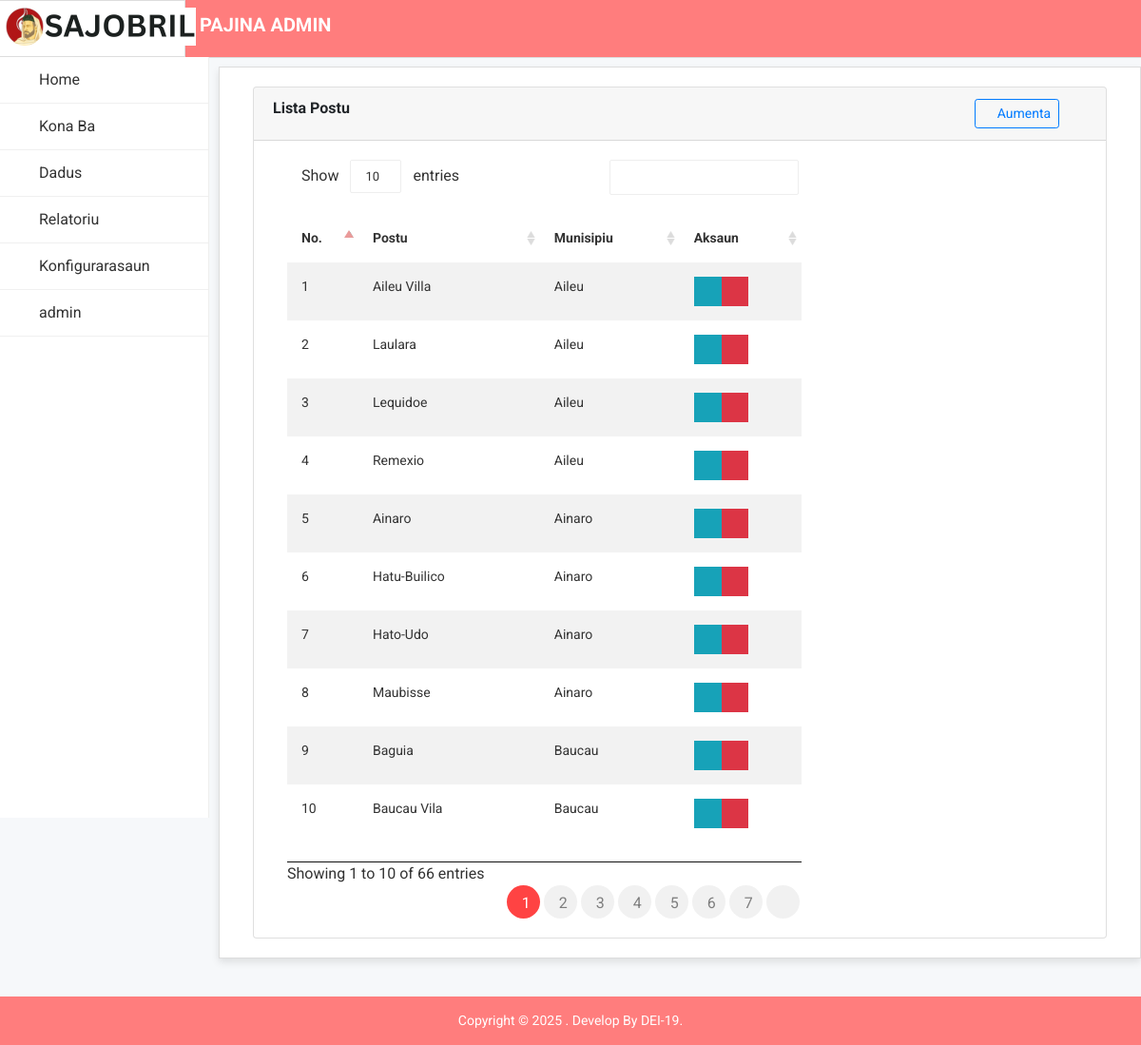
/dadus-custom/Lista-Postu/ (signed in), run on the app's committed database.
### custom/models.py (models this page shows, shortened)
class AdministrativePost(models.Model):
	municipality = models.ForeignKey(Municipality, on_delete=models.CASCADE, null=True)
	name = models.CharField(max_length=100)

class Municipality(models.Model):
	code = models.CharField(max_length=5, null=True, blank = True)
	name = models.CharField(max_length=100)
	hckey = models.CharField(max_length=32, null=True ,  blank = True)

### users/decorators.py (the view)
		def wrapper_func(request, *args, **kwargs):
			group = None
			if request.user.groups.exists():
				group = request.user.groups.all()[0].name
			if group in allowed_roles:
				return view_func(request, *args, **kwargs)
			else:
				return render(request, 'auth/404.html')

### custom/views.py (called while the page is built)
@login_required()
@allowed_users(allowed_roles=['admin'])
def listaPostu(request):
	group = request.user.groups.all()[0].name
	postu = AdministrativePost.objects.all()
	context = {
		'konf':"in active",
		'konfAct':"active",
		"group":group,
		'postuActive':"active",
		'page':"list",
		'postu':postu,
		'title':"Lista Postu",
	}
	return render(request,'postu.html',context)

### custom/templates/postu.html (shortened to what this page needs)
{% extends "main/layout1.html" %}
{% load static %}
{% load crispy_forms_tags %}
{% block head_link %}
<link rel="stylesheet" href="{% static 'notica/css/wave/button.css' %}">
<link rel="stylesheet" href="{% static 'notica/css/jquery.dataTables.min.css' %}">
{% endblock head_link %}
{% block contents %}
<div class="container">
  {% if page == "list" %}
  <div class="card">
    <div class="card-header h6 font-weight-bold">
      <div class="row">
        <div class="col-10">Lista Postu</div>
        <div class="col-2"><a href="{% url 'addPostu' %}" class="btn btn-sm btn-outline-primary text-primary"><i
              class="fa fa-plus"></i> Aumenta</a>
        </div>
      </div>
    </div>
    <div class="card-body">
      <div class="col-8">
        <div class="table-responsive">
          <table class="table table-striped" id="data-table-basic">
            <thead>
              <tr>
                <th>No.</th>
                <th>Postu</th>
                <th>Munisipiu</th>
                <th>Aksaun</th>
              </tr>
            </thead>
            <tbody>
              {% for data in postu %}
              <tr>
                <td scope="row"> {{forloop.counter}} </td>
                <td>{{data.name}}</td>
                <td>{{data.municipality.name}}</td>
                <td>
                  <div class="d-flex">
                    <a href="{% url 'updatePostu' data.id %}" class="btn rounded-0 btn-sm btn-info"
                      title="Update Aldeia"><i class="fa fa-pencil"></i></a>
                    <button type="button" data-toggle="modal" data-target="#delete-{{data.id}}"
                      class="btn rounded-0 btn-sm btn-danger" title="Hamoos Adeia"><i class="fa fa-trash"></i></button>
                  </div>
                </td>
              </tr>
              {% endfor %}
            </tbody>
          </table>
        </div>
      </div>
    </div>
  </div>
</div>
{% endif %}
{% endblock contents %}

### main/templates/main/layout1.html (shortened to what this page needs)
{% load static %}
{% include 'main/head.html' %}
{% block head_link %} {% endblock head_link %}
<link rel="stylesheet" href="{% static 'notica/css/main.css' %}">
<link rel="stylesheet" href="{% static 'notica/style.css' %}">
<link rel="stylesheet" href="{% static 'notica/css/responsive.css' %}">
</head>
{% include 'main/header.html' %}
{% if user.is_authenticated %}
    {% if user.groups.all.0.name == 'Director' %}
        {% include 'main/nav.html' %}
    {% elif user.groups.all.0.name == 'Secretario' %}
        {% include 'main/navSec.html' %}
    {% elif user.groups.all.0.name == 'kurikulum' %}
        {% include 'main/nav.html' %}
    {% elif user.groups.all.0.name == 'admin' %}
        {% include 'main/nav.html' %}
    {% elif user.groups.all.0.name == 'estudante' %}
        {% include 'main/navest.html' %}
    {% elif user.groups.all.0.name == 'professor' %}
        {% include 'main/navProf.html' %}
    {% endif %}
{% endif %}
<div class="main-content">
{% block contents %} {% endblock contents %}
</div>
{% include 'main/footer.html' %}
</body>
</html>

### main/templates/main/head.html (shortened to what this page needs)
{% load static %}
<!doctype html>
<html class="no-js" lang="">
<head>
    <link rel="stylesheet" href="{% static 'bootstrap/bootstrap.min.css' %}">
    <link rel="stylesheet" href="{% static 'notica/css/font-awesome.min.css' %}">
    <link rel="stylesheet" href="{% static 'notica/css/owl.carousel.css' %}">
    <link rel="stylesheet" href="{% static 'notica/css/owl.theme.css' %}">
    <link rel="stylesheet" href="{% static 'notica/css/owl.transitions.css' %}">
    <link rel="stylesheet" href="{% static 'notica/css/meanmenu/meanmenu.min.css' %}">
    <link rel="stylesheet" href="{% static 'notica/css/animate.css' %}">
    <link rel="stylesheet" href="{% static 'notica/css/normalize.css' %}">
    <link rel="stylesheet" href="{% static 'notica/css/scrollbar/jquery.mCustomScrollbar.min.css' %}">
    <link rel="stylesheet" href="{% static 'notica/css/notika-custom-icon.css' %}">
    <link rel="stylesheet" href="{% static 'notica/css/wave/waves.min.css' %}">

### main/templates/main/header.html
{% load static %}
<body>
    <div class="header-top-area">
        <div class="row">
            <div class="col-sm-2 col-xs-2"
                style="background-color: white; margin-left: 5px; height: 60px; border: 1px solid #ddd;">
                <div class="logo-area">
                    <a href=""><img src="{% static 'notica/img/logo/sajobril5.png' %}" class=""
                            style="margin-bottom: -10px; margin-top: -10px;" alt="" /></a>
                </div>
            </div>
            <div class="col-lg-8 col-md-8 col-sm-8 col-xs-8 d-flex align-items-center">
                <div class="text-white h5 font-weight-bold ">
                    PAJINA {{user.groups.first.name|upper}}
                </div>
            </div>
        </div>
    </div>

### main/templates/main/nav.html (shortened to what this page needs)
{% load static %}
<div class="main-menu-area">
    <div class="left-sidebar-menu">
        <ul class="nav flex-column notika-menu-wrap menu-it-icon-pro">
            <li class="{{homeActive}}">
                <a href="{% url 'home' %}"><i class="fa fa-home"></i> Home</a>
            </li>
            <li class="{{hisAct}}">
                <a href="#"><i class="fa fa-pencil"></i> Kona Ba</a>
            </li>
            <li class="estA">
                <a href="#"><i class="notika-icon notika-edit"></i> Dadus</a>
            </li>
            <li>
                <a href="#"><i class="fa fa-bar-chart"></i> Relatoriu</a>
            </li>
            <li>
                <a href="#"><i class="fa fa-wrench"></i> Konfigurarasaun</a>
            </li>
            <li>
                <a href="#"><i class="fa fa-user"></i> {{user}}</a>
            </li>
        </ul>
    </div>
</div>

### main/templates/main/footer.html
{% load static %}
    <div class="footer-copyright-area">
        <div class="container">
            <div class="row">
                <div class="col-lg-12 col-md-12 col-sm-12 col-xs-12">
                    <div class="footer-copy-right">
                        <p>Copyright © 2025
                            . Develop By <a href="mailto:andreafterrzero@gmail.com">DEI-19</a>.</p>
                    </div>
                </div>
            </div>
        </div>
    </div>

### main/templates/main/script.html (shortened to what this page needs)
{% load static %}

### static/notica/css/main.css (style rules this page uses)
html { color: #222; font-size: 1em; line-height: 1.4; }
audio, canvas, iframe, img, svg, video { vertical-align: middle; }

### data on the page
AdministrativePost: name "Aileu Villa", municipality.name "Aileu"
AdministrativePost: name "Laulara", municipality.name "Aileu"
AdministrativePost: name "Lequidoe", municipality.name "Aileu"
AdministrativePost: name "Remexio", municipality.name "Aileu"
AdministrativePost: name "Ainaro", municipality.name "Ainaro"
AdministrativePost: name "Hatu-Builico", municipality.name "Ainaro"
AdministrativePost: name "Hato-Udo", municipality.name "Ainaro"
AdministrativePost: name "Maubisse", municipality.name "Ainaro"
AdministrativePost: name "Baguia", municipality.name "Baucau"
AdministrativePost: name "Baucau Vila", municipality.name "Baucau"

### other printed values
{{ user.groups.first.name|upper }} "ADMIN"
{{ user }} "admin"
